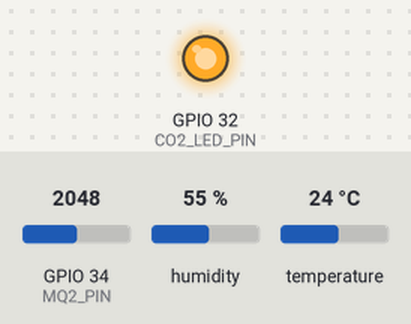
Bench run of a sketch on a simulated ESP32. On the bench: output pins drawn as LEDs (lit = HIGH). The test bench sets the inputs (shaded band); at power-on: GPIO 34 (MQ2_PIN) = 2048, humidity 55 %, temperature 24 °C. WiFi joins after 1.5 s; servers stay silent unless stated; no MQTT or app messages arrive unless stated; what the sketch prints to the serial monitor is not drawn.

Above: at 6.4 s.
6.5 s: GPIO 34 (MQ2_PIN) set to 1705
11.2 s: GPIO 34 (MQ2_PIN) set to 1611
At 15.4 s:
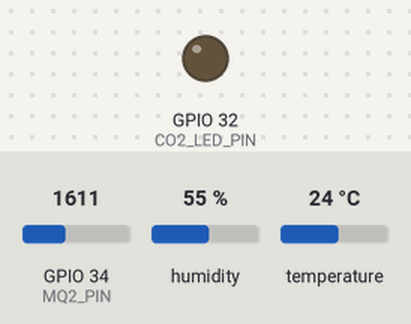
16.5 s: GPIO 34 (MQ2_PIN) set to 2047
At 20.6 s:
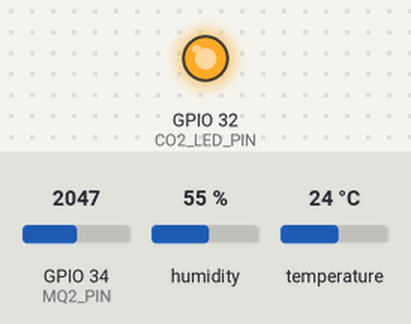
Timing chart, 0 to 22.1 s (numbered marks = the images above; inputs shaded):
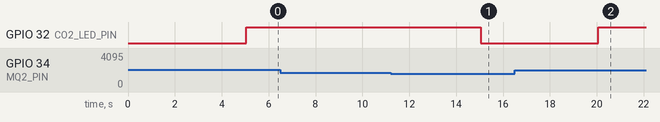

Measured:
- the behaviour switches between 1638 and 1637 on GPIO 34 (MQ2_PIN) (found by bisection; images 0 and 1)
- after the input at 6.5 s, every drawn part: stays the same
- after the input at 11.2 s, GPIO 32 (CO2_LED_PIN): HIGH → LOW after 3.9 s
- after the input at 16.5 s, GPIO 32 (CO2_LED_PIN): LOW → HIGH after 3.6 s

The sketch:

sketch_apr13b.ino
```cpp
#include <WiFi.h>
#include <PubSubClient.h>
#include <DHT.h>
#include <SPI.h>
#include <MFRC522.h>

// Wi-Fi credentials
const char* ssid = "TOPNET_30D8";
const char* password = "2s5nif470a";

// MQTT broker
const char* mqtt_server = "test.mosquitto.org";
const int mqtt_port = 1883;  // ✅ Changed from 9001 to 1883 (standard TCP)

// Pins
#define DHTPIN 4
#define DHTTYPE DHT11
#define MQ2_PIN 34
#define CO2_LED_PIN 32
#define RST_PIN 5
#define SS_PIN 21

WiFiClient espClient;
PubSubClient mqttClient(espClient);
DHT dht(DHTPIN, DHTTYPE);
MFRC522 mfrc522(SS_PIN, RST_PIN);

unsigned long lastPublishTime = 0;
const long interval = 5000; // 5 seconds

int CO2_THRESHOLD = 400;
int previousCO2State = -1;

void setup_wifi() {
  delay(100);
  Serial.print("📶 Connecting to WiFi: ");
  Serial.println(ssid);

  WiFi.begin(ssid, password);
  while (WiFi.status() != WL_CONNECTED) {
    delay(500);
    Serial.print(".");
  }

  Serial.println("\n✅ WiFi connected");
  Serial.print("💻 IP address: ");
  Serial.println(WiFi.localIP());
}

void reconnect() {
  while (!mqttClient.connected()) {
    Serial.print("🔌 Attempting MQTT connection...");

    String clientId = "ESP32Client-" + String(WiFi.macAddress());
    if (mqttClient.connect(clientId.c_str())) {
      Serial.println(" connected!");
      mqttClient.subscribe("esp32/status");
    } else {
      Serial.print(" failed, rc=");
      Serial.print(mqttClient.state());
      Serial.println(" trying again in 5 seconds");
      delay(5000);
    }
  }
}

void setup() {
  Serial.begin(115200);
  pinMode(CO2_LED_PIN, OUTPUT);
  dht.begin();
  SPI.begin();
  mfrc522.PCD_Init();

  setup_wifi();
  mqttClient.setServer(mqtt_server, mqtt_port);
}

void loop() {
  if (!mqttClient.connected()) {
    reconnect();
  }
  mqttClient.loop();

  unsigned long currentMillis = millis();
  if (currentMillis - lastPublishTime >= interval) {
    lastPublishTime = currentMillis;
    publishStatus();
  }

  checkRFID();
}

void publishStatus() {
  float humidity = dht.readHumidity();
  float temperature = dht.readTemperature();
  int co2Level = analogRead(MQ2_PIN);
  co2Level = map(co2Level, 0, 4095, 0, 1000);

  if (isnan(humidity) || isnan(temperature)) {
    Serial.println("❌ DHT sensor error.");
    return;
  }

  String co2Status = co2Level >= CO2_THRESHOLD ? "High" : "Normal";
  digitalWrite(CO2_LED_PIN, co2Level >= CO2_THRESHOLD ? HIGH : LOW);

  mqttClient.publish("esp32/temperature", String(temperature, 2).c_str());
  mqttClient.publish("esp32/humidity", String(humidity, 2).c_str());
  mqttClient.publish("esp32/co2_level", String(co2Level).c_str());
  mqttClient.publish("esp32/co2_status", co2Status.c_str());

  Serial.println("📡 Published temperature, humidity, CO2 level & status");
}


void checkRFID() {
  if (!mfrc522.PICC_IsNewCardPresent() || !mfrc522.PICC_ReadCardSerial()) return;

  String uidString = "";
  for (byte i = 0; i < mfrc522.uid.size; i++) {
    if (i > 0) uidString += ":";
    uidString += String(mfrc522.uid.uidByte[i], HEX);
  }

  mqttClient.publish("esp32/rfid", uidString.c_str());
  Serial.println("📡 Published RFID: " + uidString);

  mfrc522.PICC_HaltA();
  mfrc522.PCD_StopCrypto1();
  delay(1000);
}
```
